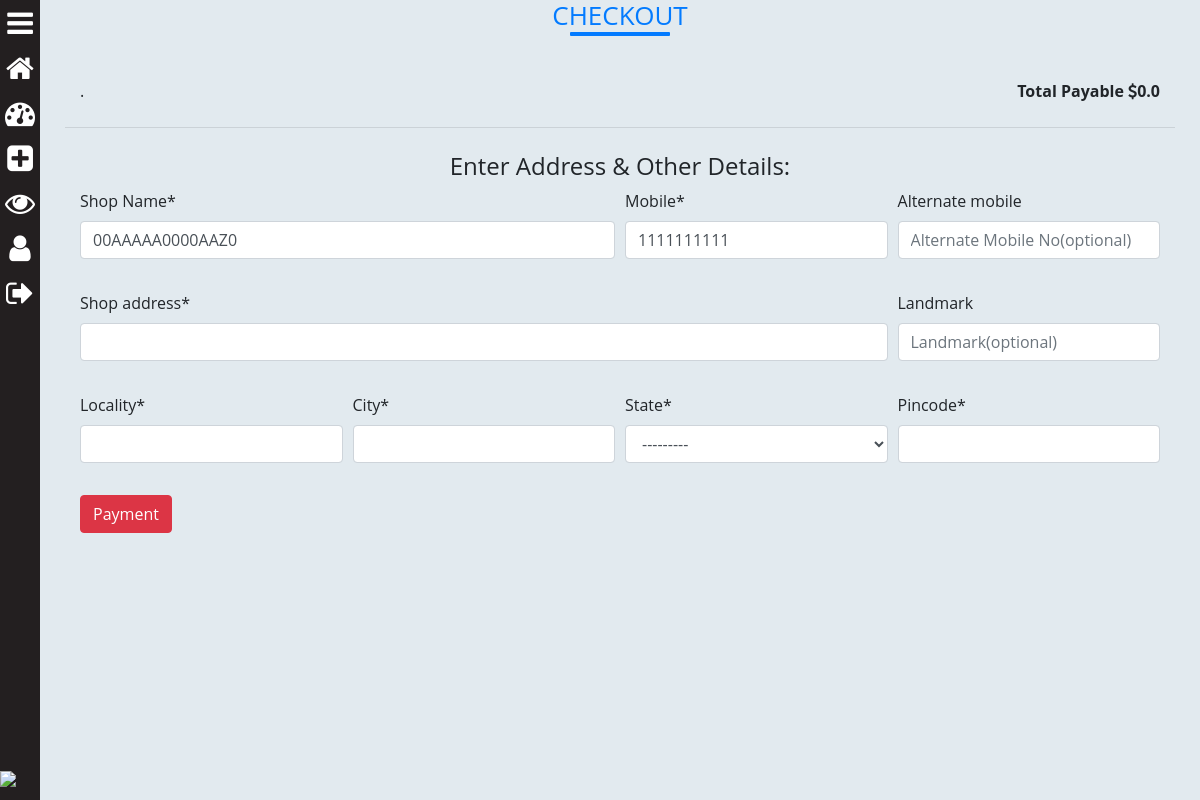
The page /seller/checkout/ (signed in) on the database its author committed.
### saler/models.py (models this page shows, shortened)
class SalerDetail(models.Model):
	SEX_CHOICES = (("Male",'Male'),("Female",'Female'),("Other",'Other'))
	STATE_CHOICES = (
				("Rangpur",'Rangpur'),
		("Rajshahi",'Rajshahi'),
		("Mymensingh",'Mymensingh'),
		("Sylhet",'Sylhet'),
		("Dhaka",'Dhaka'),
		("Khulna",'Khulna'),
		("Barishal",'Barishal'),
		("Chitagong",'Chitagong'),
		)
	user = models.OneToOneField(User, on_delete=models.CASCADE,primary_key=True)
	photo = models.ImageField(default='default.png',upload_to='user_photos')
	mobile = models.CharField(max_length=10,null=True)
	gst_Number = models.CharField(max_length=15,null=True)
	shop_Name = models.CharField(max_length=500,null=True)
	alternate_mobile = models.CharField(max_length=10,null=True,blank=True)
	shop_Address = models.TextField()
	pincode = models.CharField(max_length=6, null=True)
	landmark = models.CharField(max_length=500, null=True, blank=True)
	locality = models.CharField(max_length=100, null=True, blank=True)
	city = models.CharField(max_length=100, null=True, blank=True)
	state = models.CharField(max_length=50,choices=STATE_CHOICES, null=True)
	account_Holder_Name = models.CharField(max_length=50, null=True)
	account_Number = models.CharField(max_length=20, null=True)
	ifsc_Code = models.CharField(max_length=11, null=True)

### saler/views.py (the view)
# urls.py: path('checkout/', views.checkout, name="main_checkout"),
def checkout(request):
	if request.user.is_superuser or request.user.is_staff:
		allProds = []
		cart_prods = [p for p in MyCart.objects.all() if p.user == request.user]
		for cprod in cart_prods:
			prod = WholeSaleProduct.objects.filter(product_id=cprod.product_id)[0]
			allProds.append([cprod, prod])
		if request.method == 'POST':
			address_form = SalerAddressForm(request.POST, instance=request.user.salerdetail)
			if address_form.is_valid():
				address_form.save()
				for item in cart_prods:
					if WholeSaleProductOrders.objects.all().last():
						order_id = 'WSPOrder'+str((WholeSaleProductOrders.objects.all().last().pk)+1)
					else:
						order_id = 'WSPOrder001'
					product1 = item.product_id+'|'+str(item.number)+','
					WholeSaleProductOrders(order_id=order_id,user=request.user,products=product1).save()
					item.delete()
				return redirect('seller_orders')
		else:
			address_form = SalerAddressForm(instance=request.user.salerdetail)
		subtotal = 0.0
		delev = 0.0
		for p in cart_prods:
			subtotal += p.number * WholeSaleProduct.objects.filter(product_id=p.product_id)[0].price
		tax = subtotal*5/100
		params = {
				'allProds':allProds,
				'cart_element_no' : len(cart_prods),
				'address_form': address_form,
				'total':subtotal+tax+delev,
			}
		return render(request, 'saler/checkout.html', params)
	else:
		return redirect("/")

### saler/forms.py
class SalerAddressForm(forms.ModelForm):
	shop_Address = forms.CharField(widget=forms.TextInput(attrs={}))
	locality = forms.CharField(required =True)
	city = forms.CharField(required =True)
	alternate_mobile = forms.CharField(widget=forms.TextInput(attrs={'placeholder':'Alternate Mobile No(optional)'}), required = False)
	landmark = forms.CharField(widget=forms.TextInput(attrs={'placeholder':'Landmark(optional)'}), required = False)
	class Meta:
		model = SalerDetail
		fields = [
			'mobile',
			'shop_Name',
			'alternate_mobile',
			'shop_Address',
			'pincode',
			'landmark',
			'locality',
			'city',
			'state',
		]

### saler/templates/saler/checkout.html (shortened to what this page needs)
{% extends 'saler/base.html' %}
{% load static %}
{% block saler_head %}
{% load crispy_forms_tags %}
{% endblock saler_head %}
{% block saler_body %}
<div class="container">
    <h3><b>Checkout</b></h3>
    <div class="col my-4">
        <b style="float: right;">Total Payable <i class="fa fa-dollar" aria-hidden="true"></i>{{total}} </b>.
    </div>
    <hr>
    <div class="col my-4">
        <h4 style="text-align: center;">Enter Address & Other Details:</h4>
        <form method="post" action="#">{% csrf_token %}
            <div class="form-row">
                <div class="form-group col-md-6">
                    {{address_form.shop_Name|as_crispy_field}}
                </div>
                <div class="form-group col-md-3">
                    {{address_form.mobile|as_crispy_field}}
                </div>
                <div class="form-group col-md-3">
                    {{address_form.alternate_mobile|as_crispy_field}}
                </div>
            </div>
            <div class="form-row">
                <div class="form-group col-md-9">
                    {{address_form.shop_Address|as_crispy_field}}
                </div>
                <div class="form-group col-md-3">
                    {{address_form.landmark|as_crispy_field}}
                </div>
            </div>
            <div class="form-row">
                <div class="form-group col-md-3">
                    {{address_form.locality|as_crispy_field}}
                </div>
                <div class="form-group col-md-3">
                    {{address_form.city|as_crispy_field}}
                </div>
                <div class="form-group col-md-3">
                    {{address_form.state|as_crispy_field}}
                </div>
                <div class="form-group col-md-3">
                    {{address_form.pincode|as_crispy_field}}
                </div>
            </div>
            <button type="submit" class="btn btn-danger">Payment</button>
        </form>
    </div>
</div>
{% endblock saler_body %}

### saler/templates/saler/checkout.html (style rules this page uses)
h3 { color: #000; font-size: 26px; font-weight: 300; text-align: center; text-transform: uppercase; position: relative; }
h3 b { color:#037bff; }
h3::after { content: ""; width: 100px; position: absolute; margin: 0 auto; height: 4px; border-radius: 1px; background:#037bff; left: 0; right: 0; bottom: -5px; }

### rows shown on the page
SalerDetail: shop_Name "00AAAAA0000AAZ0", mobile "1111111111", state "---------"

### other values the page prints
{{ total }} "0.0"
